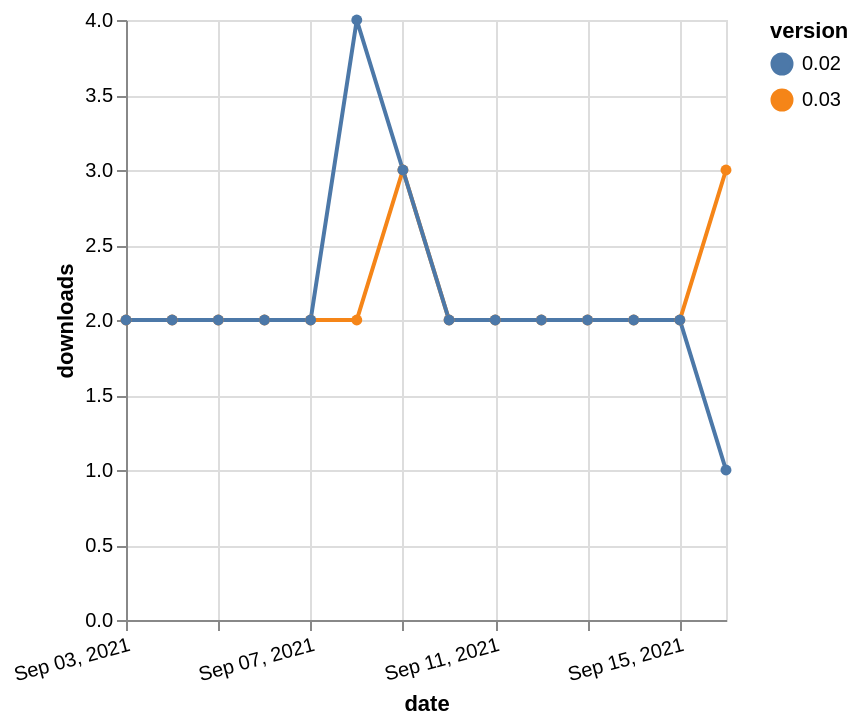

Here is the Vega-Lite specification saved for this chart:
### Vega-Lite specification from a JSON file in a GitHub repository (floating-point values rounded to 4 significant figures)
{"$schema": "https://vega.github.io/schema/vega-lite/v5.json", "description": "A simple bar chart with embedded data.", "data": {"values": [{"date": "2021-09-03", "total": 1758, "delta": 2, "version": "0.03"}, {"date": "2021-09-04", "total": 1760, "delta": 2, "version": "0.03"}, {"date": "2021-09-05", "total": 1762, "delta": 2, "version": "0.03"}, {"date": "2021-09-06", "total": 1764, "delta": 2, "version": "0.03"}, {"date": "2021-09-07", "total": 1766, "delta": 2, "version": "0.03"}, {"date": "2021-09-08", "total": 1768, "delta": 2, "version": "0.03"}, {"date": "2021-09-09", "total": 1771, "delta": 3, "version": "0.03"}, {"date": "2021-09-10", "total": 1773, "delta": 2, "version": "0.03"}, {"date": "2021-09-11", "total": 1775, "delta": 2, "version": "0.03"}, {"date": "2021-09-12", "total": 1777, "delta": 2, "version": "0.03"}, {"date": "2021-09-13", "total": 1779, "delta": 2, "version": "0.03"}, {"date": "2021-09-14", "total": 1781, "delta": 2, "version": "0.03"}, {"date": "2021-09-15", "total": 1783, "delta": 2, "version": "0.03"}, {"date": "2021-09-16", "total": 1786, "delta": 3, "version": "0.03"}, {"date": "2021-09-03", "total": 3150, "delta": 2, "version": "0.02"}, {"date": "2021-09-04", "total": 3152, "delta": 2, "version": "0.02"}, {"date": "2021-09-05", "total": 3154, "delta": 2, "version": "0.02"}, {"date": "2021-09-06", "total": 3156, "delta": 2, "version": "0.02"}, {"date": "2021-09-07", "total": 3158, "delta": 2, "version": "0.02"}, {"date": "2021-09-08", "total": 3162, "delta": 4, "version": "0.02"}, {"date": "2021-09-09", "total": 3165, "delta": 3, "version": "0.02"}, {"date": "2021-09-10", "total": 3167, "delta": 2, "version": "0.02"}, {"date": "2021-09-11", "total": 3169, "delta": 2, "version": "0.02"}, {"date": "2021-09-12", "total": 3171, "delta": 2, "version": "0.02"}, {"date": "2021-09-13", "total": 3173, "delta": 2, "version": "0.02"}, {"date": "2021-09-14", "total": 3175, "delta": 2, "version": "0.02"}, {"date": "2021-09-15", "total": 3177, "delta": 2, "version": "0.02"}, {"date": "2021-09-16", "total": 3178, "delta": 1, "version": "0.02"}]}, "width": "container", "mark": {"type": "line", "point": {"filled": true}}, "encoding": {"x": {"field": "date", "type": "temporal", "timeUnit": "yearmonthdate", "title": "date", "axis": {"labelAngle": -15}}, "y": {"field": "delta", "type": "quantitative", "title": "downloads"}, "color": {"field": "version", "type": "nominal"}, "tooltip": {"field": "delta"}}}
